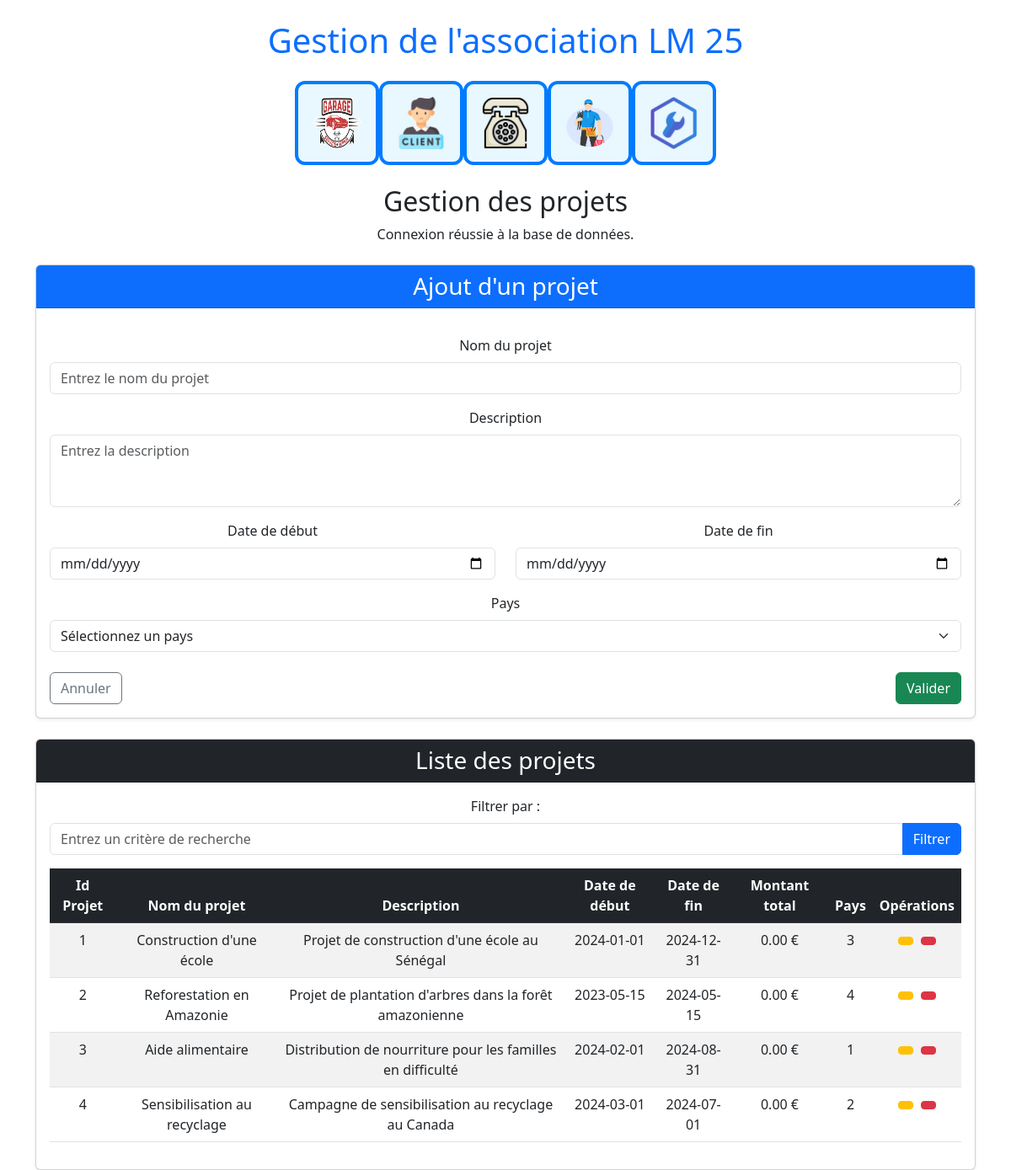
The app's page /index.php?page=4 with its own data.
### tables this page shows
CREATE TABLE IF NOT EXISTS Projet (
    id_projet INT AUTO_INCREMENT PRIMARY KEY,
    nom_projet VARCHAR(50) NOT NULL,
    montant_total DECIMAL(10, 2) DEFAULT 0,
    description VARCHAR(250),
    date_debut DATE,
    date_fin DATE,
    idpays INT,
    FOREIGN KEY (idpays) REFERENCES Pays(idpays)
        ON DELETE SET NULL
        ON UPDATE CASCADE
);

### vue/vue_select_projets.php (the view, shortened to what this page needs)
<div class="card mt-4 shadow-sm">
    <div class="card-header bg-dark text-white">
        <h3 class="mb-0">Liste des projets</h3>
    </div>
    <div class="card-body">
        <form method="post" class="mb-3">
            <label for="filtre" class="form-label">Filtrer par :</label>
            <div class="input-group">
                <input type="text" id="filtre" name="filtrer" class="form-control" placeholder="Entrez un critère de recherche">
                <button type="submit" name="Filtrer" class="btn btn-primary">Filtrer</button>
            </div>
        </form>
        <table class="table table-striped table-hover">
            <thead class="table-dark">
                <tr>
                    <th>Id Projet</th>
                    <th>Nom du projet</th>
                    <th>Description</th>
                    <th>Date de début</th>
                    <th>Date de fin</th>
                    <th>Montant total</th>
                    <th>Pays</th>
                    <th>Opérations</th>
                </tr>
            </thead>
            <tbody>
                <?php if (!empty($lesProjets)) : ?>
                    <?php foreach ($lesProjets as $projet) : ?>
                        <tr>
                            <td><?= htmlspecialchars($projet['id_projet']) ?></td>
                            <td><?= htmlspecialchars($projet['nom_projet']) ?></td>
                            <td><?= htmlspecialchars($projet['description']) ?></td>
                            <td><?= htmlspecialchars($projet['date_debut']) ?></td>
                            <td><?= htmlspecialchars($projet['date_fin']) ?></td>
                            <td><?= htmlspecialchars($projet['montant_total'] ?? '0') ?> €</td>
                            <td><?= htmlspecialchars($projet['idpays']) ?></td>
                            <td>
                                <a href="index.php?page=4&action=edit&id_projet=<?= htmlspecialchars($projet['id_projet']) ?>" class="btn btn-warning btn-sm me-1">
                                </a>
                                <a href="index.php?page=4&action=sup&id_projet=<?= htmlspecialchars($projet['id_projet']) ?>" class="btn btn-danger btn-sm">
                                </a>
                            </td>
                        </tr>
                    <?php endforeach; ?>
                <?php else : ?>
                    <tr>
                        <td colspan="8" class="text-center">Aucun projet trouvé.</td>
                    </tr>
                <?php endif; ?>
            </tbody>
        </table>
    </div>
</div>

### records on screen
projet: id_projet "1", nom_projet "Construction d'une école", description "Projet de construction d'une école au Sénégal", date_debut "2024-01-01", date_fin "2024-12-31", montant_total "0.00", idpays "3"
projet: id_projet "2", nom_projet "Reforestation en Amazonie", description "Projet de plantation d'arbres dans la forêt amazonienne", date_debut "2023-05-15", date_fin "2024-05-15", montant_total "0.00", idpays "4"
projet: id_projet "3", nom_projet "Aide alimentaire", description "Distribution de nourriture pour les familles en difficulté", date_debut "2024-02-01", date_fin "2024-08-31", montant_total "0.00", idpays "1"
projet: id_projet "4", nom_projet "Sensibilisation au recyclage", description "Campagne de sensibilisation au recyclage au Canada", date_debut "2024-03-01", date_fin "2024-07-01", montant_total "0.00", idpays "2"
